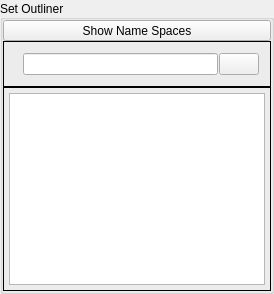
       <widget class="QGroupBox" name="Selection_Set_Outliner_groupBox">
        <property name="sizePolicy">
         <sizepolicy hsizetype="Preferred" vsizetype="Preferred">
          <horstretch>1</horstretch>
          <verstretch>1</verstretch>
         </sizepolicy>
        </property>
        <property name="title">
         <string>Set Outliner</string>
        </property>
        <property name="alignment">
         <set>Qt::AlignLeading|Qt::AlignLeft|Qt::AlignVCenter</set>
        </property>
        <property name="flat">
         <bool>true</bool>
        </property>
        <layout class="QVBoxLayout" name="verticalLayout">
         <property name="spacing">
          <number>0</number>
         </property>
         <property name="margin">
          <number>0</number>
         </property>
         <item>
          <widget class="QToolButton" name="Show_Name_Spaces_Tool_Button">
           <property name="sizePolicy">
            <sizepolicy hsizetype="Expanding" vsizetype="Fixed">
             <horstretch>0</horstretch>
             <verstretch>0</verstretch>
            </sizepolicy>
           </property>
           <property name="styleSheet">
            <string notr="true">color: rgb(0, 0, 0);</string>
           </property>
           <property name="text">
            <string>Show Name Spaces</string>
           </property>
           <property name="toolButtonStyle">
            <enum>Qt::ToolButtonTextBesideIcon</enum>
           </property>
          </widget>
         </item>
         <item>
          <widget class="QFrame" name="Frame">
           <property name="sizePolicy">
            <sizepolicy hsizetype="Minimum" vsizetype="Minimum">
             <horstretch>0</horstretch>
             <verstretch>0</verstretch>
            </sizepolicy>
           </property>
           <property name="frameShape">
            <enum>QFrame::Box</enum>
           </property>
           <property name="frameShadow">
            <enum>QFrame::Plain</enum>
           </property>
           <layout class="QHBoxLayout" name="horizontalLayout_6">
            <property name="spacing">
             <number>0</number>
            </property>
            <property name="margin">
             <number>0</number>
            </property>
            <item>
             <layout class="QHBoxLayout" name="horizontalLayout_14">
              <property name="spacing">
               <number>1</number>
              </property>
              <property name="margin">
               <number>11</number>
              </property>
              <item>
               <widget class="QLabel" name="label_2">
                <property name="sizePolicy">
                 <sizepolicy hsizetype="Maximum" vsizetype="Maximum">
                  <horstretch>0</horstretch>
                  <verstretch>0</verstretch>
                 </sizepolicy>
                </property>
                <property name="text">
                 <string/>
                </property>
                <property name="pixmap">
                 <pixmap resource="Icons/Master_Icon_Resource_File.qrc">:/F/filterson</pixmap>
                </property>
                <property name="alignment">
                 <set>Qt::AlignCenter</set>
                </property>
               </widget>
              </item>
              <item>
               <widget class="QLineEdit" name="Outliner_Item_Filter_lineEdit"/>
              </item>
              <item>
               <widget class="QPushButton" name="Filter_Options_Button">
                <property name="toolTip">
                 <string>Filter Options</string>
                </property>
                <property name="text">
                 <string/>
                </property>
                <property name="icon">
                 <iconset resource="Icons/Master_Icon_Resource_File.qrc">
                  <normaloff>:/A/advancedsettings</normaloff>:/A/advancedsettings</iconset>
                </property>
                <property name="checkable">
                 <bool>true</bool>
                </property>
               </widget>
              </item>
             </layout>
            </item>
           </layout>
          </widget>
         </item>
         <item>
          <widget class="QFrame" name="Selection_Set_Outliner_Frame">
           <property name="frameShape">
            <enum>QFrame::Box</enum>
           </property>
           <property name="frameShadow">
            <enum>QFrame::Plain</enum>
           </property>
           <layout class="QHBoxLayout" name="horizontalLayout_2">
            <property name="spacing">
             <number>0</number>
            </property>
            <property name="margin">
             <number>5</number>
            </property>
            <item>
             <widget class="Selection_Set_Tree_View" name="Selection_Set_Outliner_Tree_View">
              <property name="dragEnabled">
               <bool>true</bool>
              </property>
              <property name="dragDropMode">
               <enum>QAbstractItemView::InternalMove</enum>
              </property>
              <property name="defaultDropAction">
               <enum>Qt::LinkAction</enum>
              </property>
              <property name="selectionMode">
               <enum>QAbstractItemView::ExtendedSelection</enum>
              </property>
              <property name="animated">
               <bool>false</bool>
              </property>
             </widget>
            </item>
           </layout>
          </widget>
         </item>
        </layout>
       </widget>
